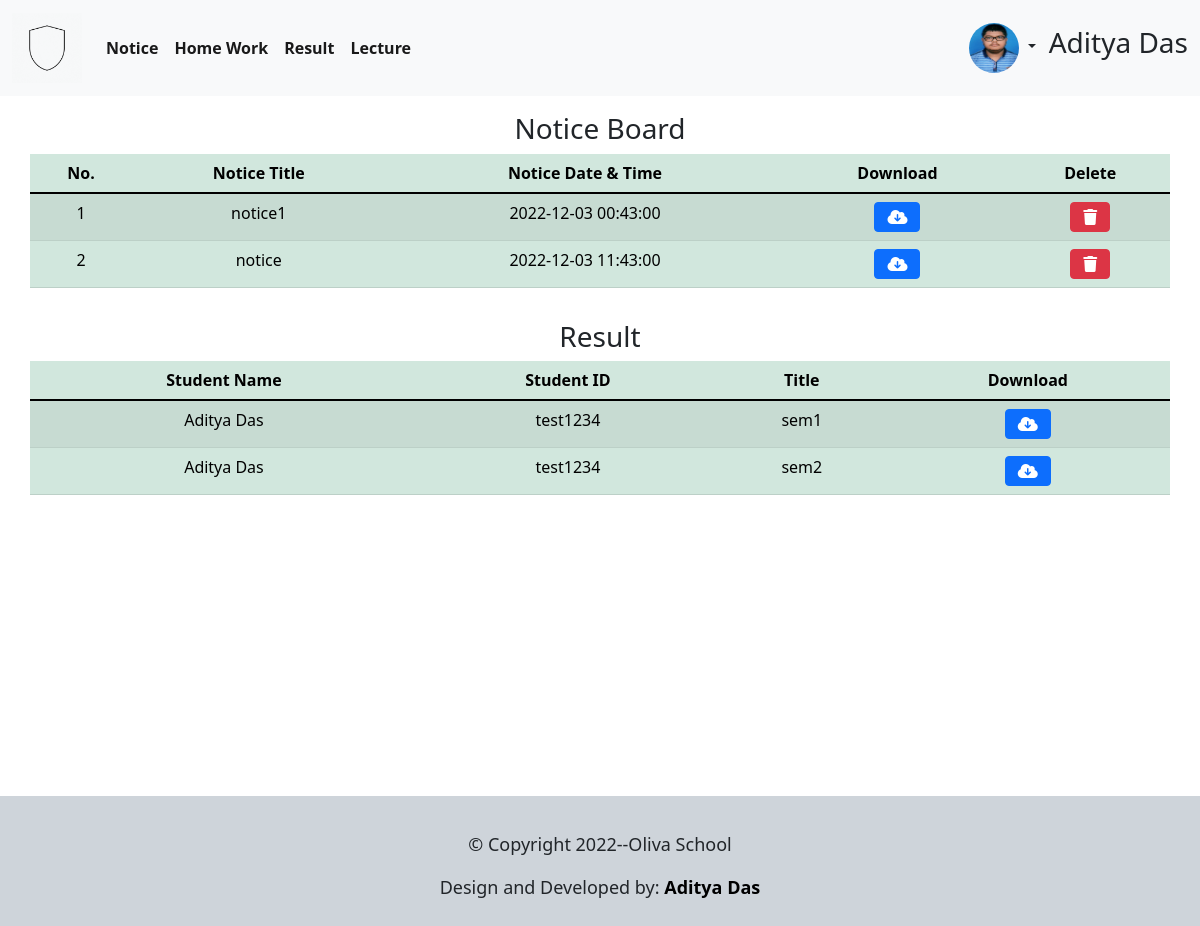
Before: /Teacher/teacher (signed in) with the older database file.
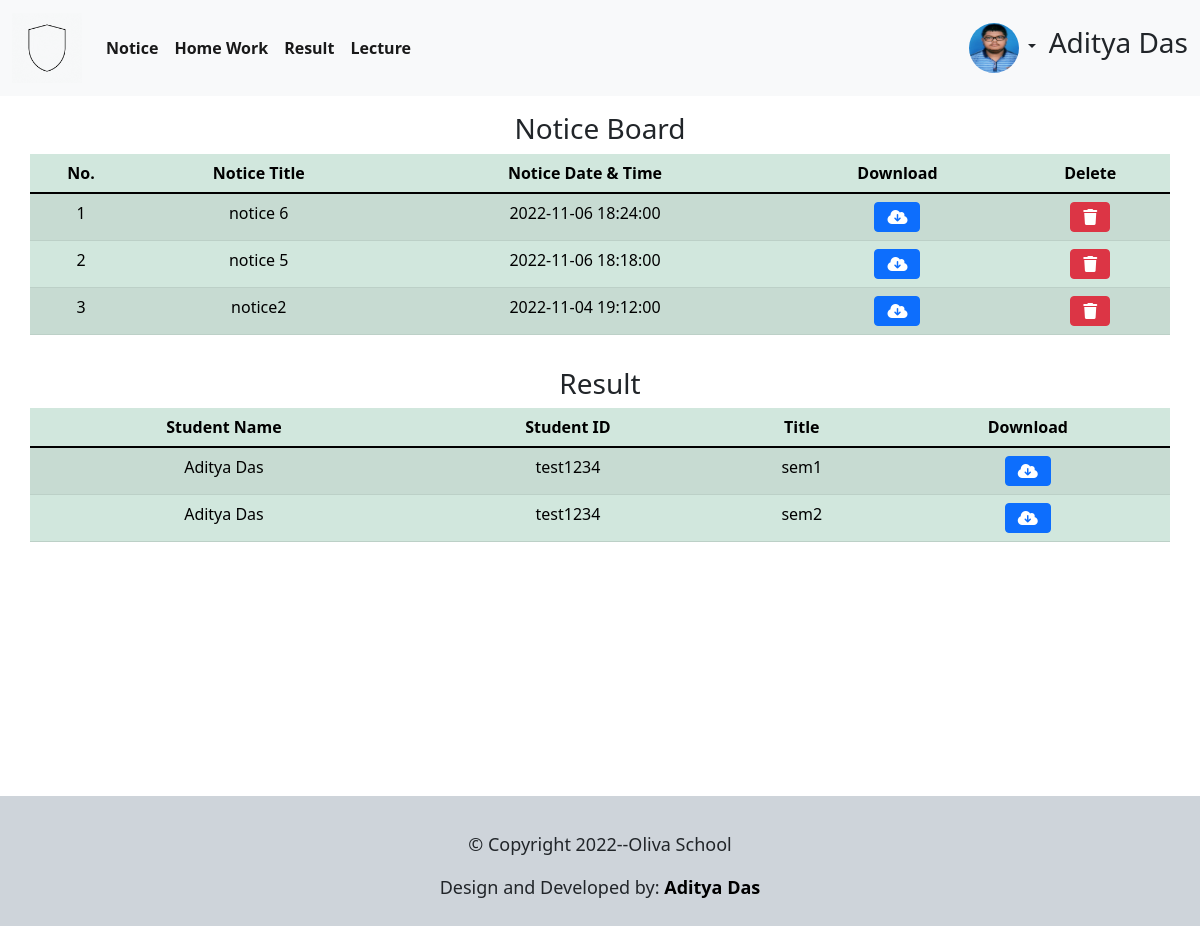
After: the same page with the newer database file.
### tables this page shows
CREATE TABLE `notice` (
  `id` int(11) NOT NULL,
  `Name` varchar(100) NOT NULL,
  `Date` datetime NOT NULL,
  `Notice` varchar(100) NOT NULL,
  `Size` int(100) NOT NULL
);

CREATE TABLE `result` (
  `id` int(11) NOT NULL,
  `Name` varchar(100) NOT NULL,
  `StudentID` varchar(100) NOT NULL,
  `Tital` varchar(100) NOT NULL,
  `Result` varchar(100) NOT NULL,
  `Size` int(100) NOT NULL
);

### Teacher/download.php (called while the page is built, shortened)
<?php
include 'db.php';
$sql = "SELECT * FROM `notice` order by notice.id desc";
$result = mysqli_query($conn,$sql);
$file = mysqli_fetch_all($result,MYSQLI_ASSOC);
        ?>

### Teacher/teacher.php (the view, shortened to what this page needs)
<?php
include 'download.php';
include 'header.php';
?>
<html lang="en">
<head>
    <link rel="stylesheet" href="https://cdnjs.cloudflare.com/ajax/libs/font-awesome/6.2.0/css/all.min.css">
    <link rel="stylesheet" href="../Resorce/footer.css">
    <link rel="stylesheet" href="../Resorce/bootstrap.css">
    <link rel="stylesheet" href="teacher.css">
</head>
<body>
  <div id="con">
    <div id="main">
    <div class="container">
    <div class="row">
      <h3 class="text-center mt-3">Notice Board</h3>
      <table class="table table-success table-striped">
        <thead class="text-center">
        <th>No.</th>
        <th>Notice Title</th>
        <th>Notice Date & Time</th>
        <th>Download</th>
        <th>Delete</th>
        </thead>
        <tbody class="text-center">
        <?php
        foreach($file as $key => $file):
          $i = $key +1;
        ?>
          <tr>
            <td><?php echo $i ?></td>
            <td><?php echo $file['Name'] ?></td>
            <td><?php echo $file['Date'] ?></td>
            <td><a href="../Notice/<?php echo $file['Notice'] ?>" class="btn btn-primary"><i class="fa-solid fa-cloud-arrow-down"></i></a></td>
            <td><a href="noticedelete.php?ID=<?php echo $file['id'] ?>" class="btn btn-danger" onclick="return noticedelete()"><i class="fa-solid fa-trash"></i></a></td>
          </tr>
        <?php endforeach; ?>
        </tbody>
      </table>
    </div>
  </div>
  <div class="container">
    <div class="row">
      <h3 class="text-center mt-3">Result</h3>
      <table class="table table-success table-striped">
        <thead class="text-center">
        <th>Student Name</th>
        <th>Student ID</th>
        <th>Title</th>
        <th>Download</th>
        </thead>
        <tbody class="text-center">
        <?php
        include 'db.php';
        $record = mysqli_query($conn, "SELECT * FROM `result`");
        while ($row = mysqli_fetch_array($record)){
        ?>
          <tr>
            <td><?php echo $row['Name'] ?></td>
            <td><?php echo $row['StudentID'] ?></td>
            <td><?php echo $row['Tital'] ?></td>
            <td><a href="../Result/<?php echo $row['Result'] ?>" class="btn btn-primary"><i class="fa-solid fa-cloud-arrow-down"></i></a></td>
          </tr>
        <?php } ?>
        </tbody>
      </table>
    </div>
  </div>
    </div>
  </div>
  <footer id="footer">
  <p>© Copyright <script>document.write(new Date().getFullYear())</script>--Oliva School</p>
  <p>Design and Developed by: <a href="https://www.linkedin.com/in/aditya-das-513883222?lipi=urn%3Ali%3Apage%3Ad_flagship3_profile_view_base_contact_details%3BJ57FP0esQ0WqqQX6Wx2s8w%3D%3D" target="_blank">Aditya Das</a></p>
  </footer>
</body>
</html>

### Teacher/header.php (shortened to what this page needs)
<html lang="en">
<head>
    <link rel="stylesheet" href="../Resorce/bootstrap.css">
    <link rel="stylesheet" href="../Resorce/student.css">
    <link rel="stylesheet" href="https://cdnjs.cloudflare.com/ajax/libs/font-awesome/6.1.1/css/all.min.css">
</head>
<body>
<nav class="navbar navbar-expand-lg navbar-light bg-light">
    <div class="container-fluid">
      <a class="navbar-brand" href="teacher"><img src="../Resorce/logo.gif" style="height: 70px;" alt=""></a>
      <div class="collapse navbar-collapse" id="navbarSupportedContent">
        <ul class="navbar-nav me-auto mb-2 mb-lg-0">
          <li class="nav-item">
            <b><a class="nav-link active" aria-current="page" href="uplodenotice">Notice</a></b>
          </li>
          <li class="nav-item">
            <b><a class="nav-link active" aria-current="page" href="homework">Home Work</a></b>
          </li>
          <li class="nav-item">
            <b><a class="nav-link active" aria-current="page" href="result">Result</a></b>
          </li>
          <li class="nav-item">
            <b><a class="nav-link active" aria-current="page" href="lecture">Lecture</a></b>
          </li>
        </ul>
        <div class="d-flex">
          <div class="dropdown float-right ">
            <button class="btn btn-transparent dropdown-toggle" type="button" id="dropdownMenu2" data-bs-toggle="dropdown" aria-expanded="false">
            <?php
            if(isset($_SESSION['image'])){
              echo "<img src='../Admin/".$_SESSION['image']."' class='rounded-circle z-depth-2' alt='...' height='50px' width='50px'>";
            }
            else{
              echo "<img src='../Resorce/default-avatar.jpg' class='rounded-circle z-depth-2' alt='...' height='50px' width='50px'>";
            }
            ?>
            </button>
          </div>
          <div>
            <h3 style="margin-top: 10px ;">
              <?php
              if(isset($_SESSION['Name'])){
                echo  $_SESSION['Name'];
              }
              ?>
            </h3>
          </div>
        </div>
      </div>
    </div>
  </nav>
</body>
</html>

### Resorce/footer.css (style rules this page uses)
* { padding: 0; }
html, body { height: 100%; }
#con { min-height: 100%; }
#main { overflow: auto; padding-bottom: 100px; }
#footer { background: #ced4da; position: relative; height: 130px; margin-top: -100px; clear: both; font-size: 18px; padding: 35px; text-align: center; position: relative; right: 0; left: 0; bottom: 0; }
#footer a { text-decoration: none; font-weight: bold; color: black; }

Changed rows visible on the page:
removed notice: i "1", Name "notice1", Date "2022-12-03 00:43:00"
removed notice: i "2", Name "notice", Date "2022-12-03 11:43:00"
added notice: i "1", Name "notice 6", Date "2022-11-06 18:24:00"
added notice: i "2", Name "notice 5", Date "2022-11-06 18:18:00"
added notice: i "3", Name "notice2", Date "2022-11-04 19:12:00"
